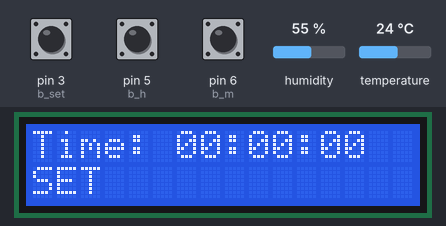
The sketch below on a simulated Arduino Uno, built with avr-gcc and run on an emulated ATmega328P. Parts: 16×2 character LCD. The inputs (shaded band) are chosen by the test bench; at power-on: pin 3 (b_set) HIGH, temperature 24 °C, pin 5 (b_h) HIGH, pin 6 (b_m) HIGH, humidity 55 %.

Above: at 4.2 s.
4.3 s: pin 3 (b_set) pulled LOW for 0.15 s
At 4.9 s:
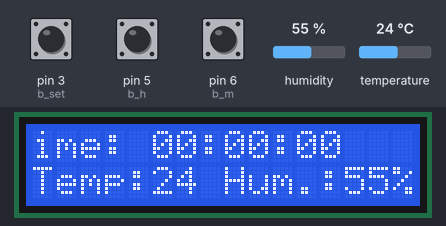
7.4 s: temperature set to 11 °C
At 7.8 s:
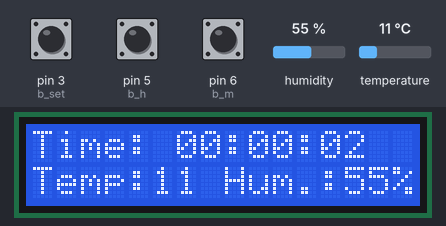
9.9 s: temperature set to 8 °C
At 10.8 s:
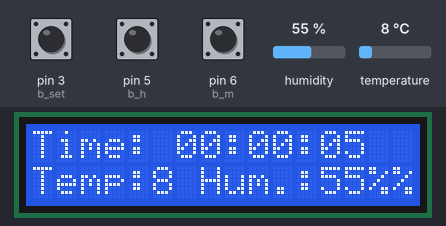
12.9 s: pin 3 (b_set) pulled LOW for 1 s
At 13.4 s:
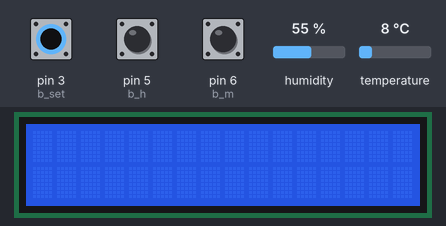
15.4 s: pin 5 (b_h) pulled LOW for 1 s
At 17.6 s:
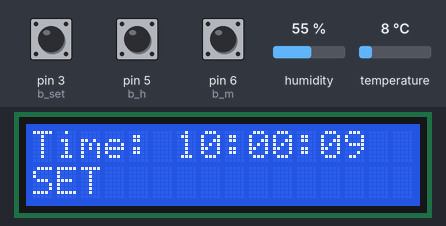
17.9 s: pin 6 (b_m) pulled LOW for 3.2 s
At 22.6 s:
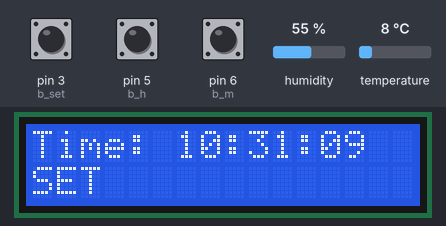
Timing chart, 0 to 23.6 s (numbered marks = the images above; inputs shaded):
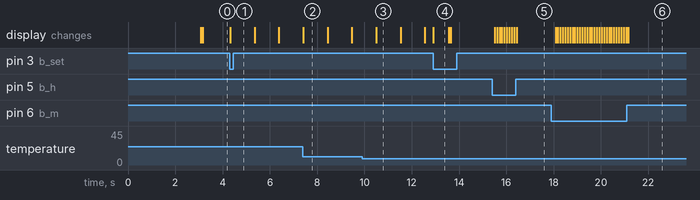

Measured:
- the behaviour switches between 10 and 9 °C on temperature (found by bisection; images 2 and 3)
- after the input at 4.3 s, the display: changes at once (image 1)
- after the input at 9.9 s, the display: changes after 0.60 s (image 3)
- after the input at 12.9 s, the display: changes at once (image 4)
- after the input at 15.4 s, the display: first changes after 0.11 s (image 5 shows a later state)
- after the input at 17.9 s, the display: first changes after 0.18 s (image 6 shows a later state)
- what the display in image 2 shows lasts 1.0 s, from 7.4 s to 8.4 s

The sketch:

Project_Final.ino
```cpp
#include <SimpleDHT.h>
#include <LiquidCrystal.h>

// initialize the library with the numbers of the interface pins
LiquidCrystal lcd(7, 8, 9, 10, 11, 12);
volatile int sec, minute = 0, hour = 0;
int b_h = 5;
int b_m = 6;
int pinDHT11 = 2;
int b_set = 3;
bool set = false;

SimpleDHT11 dht11;

void setup() {

  //Serial.begin(9600);
  // setting up the LCD's number of columns and rows:
  lcd.begin(16, 2);

  lcd.setCursor(0, 0);
  lcd.print(" MULTIFUNCTIONAL ");
  lcd.setCursor(0, 1);
  lcd.print(" WATCH ");
  delay(3000);
  lcd.clear();

  pinMode(b_h, INPUT_PULLUP);
  pinMode(b_m, INPUT_PULLUP);
  pinMode(b_set, INPUT_PULLUP);

  attachInterrupt(digitalPinToInterrupt(3), buttons, FALLING); //To make sure the user gets to see the time initially


}

void loop() {

  //Pressing the set button to change the time will stop the clock with the seconds put on hold
  while (set == false)
  {
    lcd.setCursor(0, 1);
    lcd.print("SET");
    delay(100);
    lcd.setCursor(0, 0);
    lcd.print("Time: ");
    if (hour < 10)
    {
      lcd.print("0");
      lcd.print(hour);
    }
    else
      lcd.print(hour);

    lcd.print(":");
    if (minute < 10)
    {
      lcd.print("0");
      lcd.print(minute);
    }
    else
      lcd.print(minute);
    lcd.print(":");
    if (sec < 10)
    {
      lcd.print("0");
      lcd.print(sec);
    }
    else
      lcd.print(sec);
    lcd.print(" ");

    if (digitalRead(b_h) == LOW)
    {
      hour++;
      if (hour > 23)
        hour = 0;
    }

    if (digitalRead(b_m) == LOW)
    {
      minute++;
      if (minute > 59)
        minute = 0;
    }

  }

  //Start's the clock
  while (set == true)
  {
    byte temperature = 0;
    byte humidity = 0;
    byte data[40] = {0};
    if (dht11.read(pinDHT11, &temperature, &humidity, data)) {
      lcd.setCursor(0, 1);
      lcd.print("Read DHT11 failed");
      return;
    }
    lcd.setCursor(0, 1);
    lcd.print("Temp:");
    lcd.print((int)temperature);
    //lcd.print("*C");
    lcd.print(" ");
    lcd.print("Hum.:");
    lcd.print((int)humidity);
    lcd.print("%");
    //Serial.print("Temperature : ");
    //Serial.print((int)temperature); Serial.println(" *C ");
    //Serial.print("Humidity : ");
    //Serial.print((int)humidity); Serial.println(" %");

    lcd.setCursor(0, 0);
    //sec=millis()/1000;
    delay(1000);
    lcd.print("Time: ");
    if (hour < 10)
    {
      lcd.print("0");
      lcd.print(hour);
    }
    else
    {
      lcd.print(hour);
    }
    lcd.print(":");
    if (minute < 10)
    {
      lcd.print("0");
      lcd.print(minute);
    }
    else
    {
      lcd.print(minute);

    }
    lcd.print(":");
    if (sec < 10)
    {
      lcd.print("0");
      lcd.print(sec);
    }
    else
    {
      lcd.print(sec);
    }
    lcd.print(" ");

    sec++;          //Keeps incrementing

    if (sec > 59)
    {
      minute++;
      sec = 0;
    }

    if (minute > 59)
    {
      hour++;
      minute = 0;
    }
    if (hour > 23)
    {
      hour = 0;
    }
  }
}

void buttons()
{
  lcd.clear();
  set = !set;
}
```
